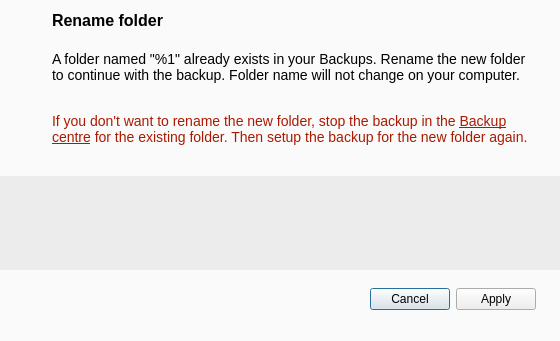
<?xml version="1.0" encoding="UTF-8"?>
<ui version="4.0">
 <class>BackupNameConflictDialog</class>
 <widget class="QDialog" name="BackupNameConflictDialog">
  <property name="geometry">
   <rect>
    <x>0</x>
    <y>0</y>
    <width>560</width>
    <height>341</height>
   </rect>
  </property>
  <property name="styleSheet">
   <string notr="true">QDialog
{
background-color: #FAFAFA;
}

QTextBrowser
{
font-family: 'SF Pro';
font-style: normal;
font-weight: 400;
font-size: 14px;
line-height: 20px;
background: transparent;
}
QLabel
{
font-family: 'SF Pro';
font-style: normal;
font-weight: 400;
font-size: 14px;
line-height: 20px;
background: transparent;
}</string>
  </property>
  <layout class="QVBoxLayout" name="verticalLayout">
   <property name="leftMargin">
    <number>0</number>
   </property>
   <property name="rightMargin">
    <number>0</number>
   </property>
   <item>
    <layout class="QGridLayout" name="gridLayout" columnstretch="0,1">
     <property name="leftMargin">
      <number>24</number>
     </property>
     <property name="rightMargin">
      <number>24</number>
     </property>
     <property name="bottomMargin">
      <number>16</number>
     </property>
     <property name="horizontalSpacing">
      <number>20</number>
     </property>
     <property name="verticalSpacing">
      <number>12</number>
     </property>
     <item row="0" column="1">
      <widget class="QLabel" name="lTitle">
       <property name="styleSheet">
        <string notr="true">*{
font-family: 'Inter';
font-style: normal;
font-weight: 500;
font-size: 16px;
line-height: 24px;
}</string>
       </property>
       <property name="text">
        <string>Rename folder</string>
       </property>
      </widget>
     </item>
     <item row="1" column="1">
      <widget class="QLabel" name="lConflictText">
       <property name="sizePolicy">
        <sizepolicy hsizetype="Preferred" vsizetype="Preferred">
         <horstretch>0</horstretch>
         <verstretch>0</verstretch>
        </sizepolicy>
       </property>
       <property name="minimumSize">
        <size>
         <width>0</width>
         <height>50</height>
        </size>
       </property>
       <property name="styleSheet">
        <string notr="true">*
{
font-family: 'Inter';
}</string>
       </property>
       <property name="text">
        <string>A folder named &quot;%1&quot; already exists in your Backups. Rename the new folder to continue with the backup. Folder name will not change on your computer.</string>
       </property>
       <property name="wordWrap">
        <bool>true</bool>
       </property>
      </widget>
     </item>
     <item row="2" column="1">
      <widget class="QLabel" name="lToBackupCenterText">
       <property name="sizePolicy">
        <sizepolicy hsizetype="Preferred" vsizetype="Preferred">
         <horstretch>0</horstretch>
         <verstretch>0</verstretch>
        </sizepolicy>
       </property>
       <property name="minimumSize">
        <size>
         <width>0</width>
         <height>50</height>
        </size>
       </property>
       <property name="styleSheet">
        <string notr="true">*
{
color: #AA1A00;
font-family: 'Inter';
}</string>
       </property>
       <property name="text">
        <string>&lt;html&gt;&lt;head/&gt;&lt;body&gt;&lt;p&gt;If you don't want to rename the new folder, stop the backup in the &lt;a href=&quot;https://13755-backup-center.developers.mega.co.nz/fm/backups&quot;&gt;&lt;span style=&quot; text-decoration: underline; color:#aa1a00;&quot;&gt;Backup centre&lt;/span&gt;&lt;/a&gt; for the existing folder. Then setup the backup for the new folder again. &lt;/p&gt;&lt;/body&gt;&lt;/html&gt;</string>
       </property>
       <property name="textFormat">
        <enum>Qt::RichText</enum>
       </property>
       <property name="wordWrap">
        <bool>true</bool>
       </property>
       <property name="textInteractionFlags">
        <set>Qt::LinksAccessibleByKeyboard|Qt::LinksAccessibleByMouse</set>
       </property>
      </widget>
     </item>
     <item row="0" column="0" rowspan="2" alignment="Qt::AlignTop">
      <widget class="QLabel" name="lWarningIcon">
       <property name="pixmap">
        <pixmap resource="../../../../gui/Resources_win.qrc">:/images/icon_warning.png</pixmap>
       </property>
      </widget>
     </item>
    </layout>
   </item>
   <item>
    <widget class="QScrollArea" name="scrollArea">
     <property name="styleSheet">
      <string notr="true">#wConflictZone
{
background-color: #ECECEC;
}</string>
     </property>
     <property name="frameShape">
      <enum>QFrame::NoFrame</enum>
     </property>
     <property name="frameShadow">
      <enum>QFrame::Plain</enum>
     </property>
     <property name="lineWidth">
      <number>0</number>
     </property>
     <property name="widgetResizable">
      <bool>true</bool>
     </property>
     <widget class="QWidget" name="wConflictZone">
      <property name="geometry">
       <rect>
        <x>0</x>
        <y>0</y>
        <width>560</width>
        <height>85</height>
       </rect>
      </property>
     </widget>
    </widget>
   </item>
   <item>
    <layout class="QHBoxLayout" name="buttonBoxLayout">
     <property name="spacing">
      <number>0</number>
     </property>
     <property name="leftMargin">
      <number>24</number>
     </property>
     <property name="topMargin">
      <number>12</number>
     </property>
     <property name="rightMargin">
      <number>24</number>
     </property>
     <property name="bottomMargin">
      <number>20</number>
     </property>
     <item>
      <widget class="QDialogButtonBox" name="buttonBox">
       <property name="orientation">
        <enum>Qt::Horizontal</enum>
       </property>
       <property name="standardButtons">
        <set>QDialogButtonBox::Apply|QDialogButtonBox::Cancel</set>
       </property>
       <property name="centerButtons">
        <bool>false</bool>
       </property>
      </widget>
     </item>
    </layout>
   </item>
  </layout>
 </widget>
 <resources>
  <include location="../../../../gui/Resources_win.qrc"/>
 </resources>
 <connections>
  <connection>
   <sender>buttonBox</sender>
   <signal>rejected()</signal>
   <receiver>BackupNameConflictDialog</receiver>
   <slot>reject()</slot>
   <hints>
    <hint type="sourcelabel">
     <x>316</x>
     <y>480</y>
    </hint>
    <hint type="destinationlabel">
     <x>286</x>
     <y>274</y>
    </hint>
   </hints>
  </connection>
  <connection>
   <sender>buttonBox</sender>
   <signal>accepted()</signal>
   <receiver>BackupNameConflictDialog</receiver>
   <slot>accept()</slot>
   <hints>
    <hint type="sourcelabel">
     <x>248</x>
     <y>480</y>
    </hint>
    <hint type="destinationlabel">
     <x>157</x>
     <y>274</y>
    </hint>
   </hints>
  </connection>
 </connections>
</ui>
